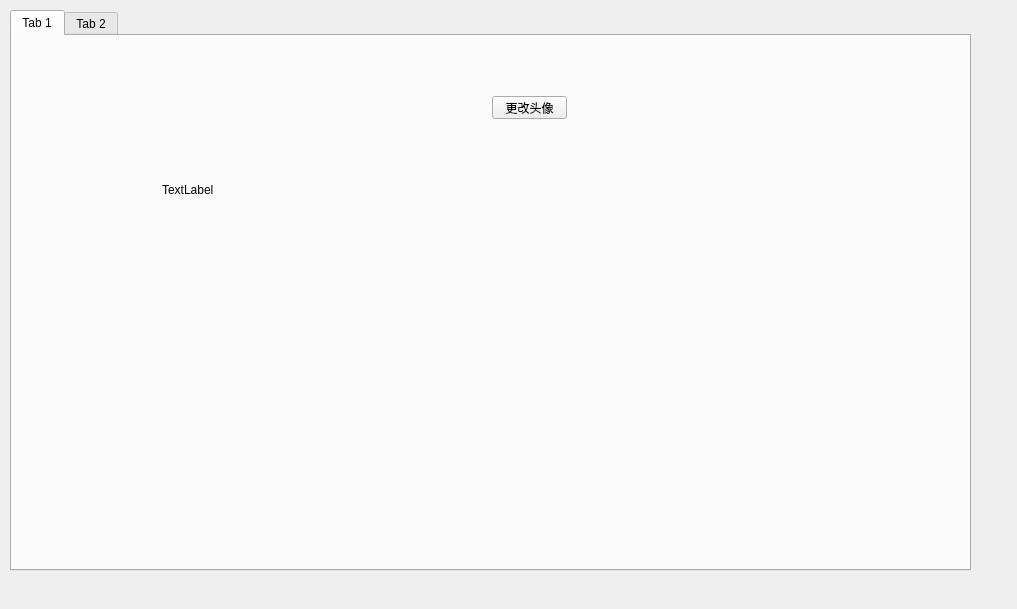
<?xml version="1.0" encoding="UTF-8"?>
<ui version="4.0">
 <class>Settings</class>
 <widget class="QWidget" name="Settings">
  <property name="geometry">
   <rect>
    <x>0</x>
    <y>0</y>
    <width>1017</width>
    <height>609</height>
   </rect>
  </property>
  <property name="windowTitle">
   <string>Form</string>
  </property>
  <widget class="QTabWidget" name="Tabwidget">
   <property name="geometry">
    <rect>
     <x>10</x>
     <y>10</y>
     <width>961</width>
     <height>561</height>
    </rect>
   </property>
   <widget class="QWidget" name="tab">
    <attribute name="title">
     <string>Tab 1</string>
    </attribute>
    <widget class="QPushButton" name="changeAvatarButton">
     <property name="geometry">
      <rect>
       <x>480</x>
       <y>60</y>
       <width>75</width>
       <height>23</height>
      </rect>
     </property>
     <property name="text">
      <string>更改头像</string>
     </property>
    </widget>
    <widget class="QLabel" name="avatarLabel">
     <property name="geometry">
      <rect>
       <x>150</x>
       <y>90</y>
       <width>128</width>
       <height>128</height>
      </rect>
     </property>
     <property name="text">
      <string>TextLabel</string>
     </property>
    </widget>
   </widget>
   <widget class="QWidget" name="tab_2">
    <attribute name="title">
     <string>Tab 2</string>
    </attribute>
   </widget>
  </widget>
 </widget>
 <resources/>
 <connections/>
</ui>
